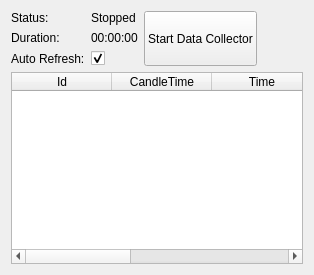
            <widget class="QWidget" name="tabDataCollector">
             <attribute name="title">
              <string>Data Collector</string>
             </attribute>
             <layout class="QGridLayout" name="gridLayout_23">
              <item row="0" column="0">
               <layout class="QVBoxLayout" name="verticalLayout_17">
                <item>
                 <layout class="QHBoxLayout" name="horizontalLayout_9">
                  <item>
                   <layout class="QFormLayout" name="formLayout_13">
                    <item row="0" column="0">
                     <widget class="QLabel" name="statusLabel_2">
                      <property name="styleSheet">
                       <string notr="true"/>
                      </property>
                      <property name="text">
                       <string>Status:</string>
                      </property>
                     </widget>
                    </item>
                    <item row="0" column="1">
                     <widget class="QLabel" name="lblDataCollectorStatus">
                      <property name="styleSheet">
                       <string notr="true"/>
                      </property>
                      <property name="text">
                       <string>Stopped</string>
                      </property>
                     </widget>
                    </item>
                    <item row="2" column="0">
                     <widget class="QLabel" name="asdLabel_3">
                      <property name="styleSheet">
                       <string notr="true"/>
                      </property>
                      <property name="text">
                       <string>Auto Refresh:</string>
                      </property>
                     </widget>
                    </item>
                    <item row="2" column="1">
                     <widget class="QCheckBox" name="chkAutoRefreshDataCollector">
                      <property name="styleSheet">
                       <string notr="true"/>
                      </property>
                      <property name="text">
                       <string/>
                      </property>
                      <property name="checked">
                       <bool>true</bool>
                      </property>
                     </widget>
                    </item>
                    <item row="1" column="0">
                     <widget class="QLabel" name="openTradesLabel_2">
                      <property name="styleSheet">
                       <string notr="true"/>
                      </property>
                      <property name="text">
                       <string>Duration:</string>
                      </property>
                     </widget>
                    </item>
                    <item row="1" column="1">
                     <widget class="QLabel" name="lblDataCollectorRunTime">
                      <property name="styleSheet">
                       <string notr="true"/>
                      </property>
                      <property name="text">
                       <string>00:00:00</string>
                      </property>
                     </widget>
                    </item>
                   </layout>
                  </item>
                  <item>
                   <widget class="QPushButton" name="btnStartDataCollector">
                    <property name="sizePolicy">
                     <sizepolicy hsizetype="Minimum" vsizetype="Minimum">
                      <horstretch>0</horstretch>
                      <verstretch>100</verstretch>
                     </sizepolicy>
                    </property>
                    <property name="minimumSize">
                     <size>
                      <width>0</width>
                      <height>0</height>
                     </size>
                    </property>
                    <property name="styleSheet">
                     <string notr="true"/>
                    </property>
                    <property name="text">
                     <string>Start Data Collector</string>
                    </property>
                   </widget>
                  </item>
                  <item>
                   <layout class="QVBoxLayout" name="verticalLayout_18">
                    <item>
                     <spacer name="horizontalSpacer_6">
                      <property name="orientation">
                       <enum>Qt::Horizontal</enum>
                      </property>
                      <property name="sizeHint" stdset="0">
                       <size>
                        <width>40</width>
                        <height>20</height>
                       </size>
                      </property>
                     </spacer>
                    </item>
                    <item>
                     <widget class="QLabel" name="lblSwtUpdate_2">
                      <property name="styleSheet">
                       <string notr="true"/>
                      </property>
                      <property name="text">
                       <string/>
                      </property>
                     </widget>
                    </item>
                   </layout>
                  </item>
                 </layout>
                </item>
                <item>
                 <widget class="QTableWidget" name="tblTickData">
                  <property name="enabled">
                   <bool>true</bool>
                  </property>
                  <property name="styleSheet">
                   <string notr="true"/>
                  </property>
                  <attribute name="verticalHeaderVisible">
                   <bool>false</bool>
                  </attribute>
                  <column>
                   <property name="text">
                    <string>Id</string>
                   </property>
                  </column>
                  <column>
                   <property name="text">
                    <string>CandleTime</string>
                   </property>
                  </column>
                  <column>
                   <property name="text">
                    <string>Time</string>
                   </property>
                  </column>
                  <column>
                   <property name="text">
                    <string>Symbol</string>
                   </property>
                  </column>
                  <column>
                   <property name="text">
                    <string>Price</string>
                   </property>
                  </column>
                 </widget>
                </item>
               </layout>
              </item>
             </layout>
            </widget>
